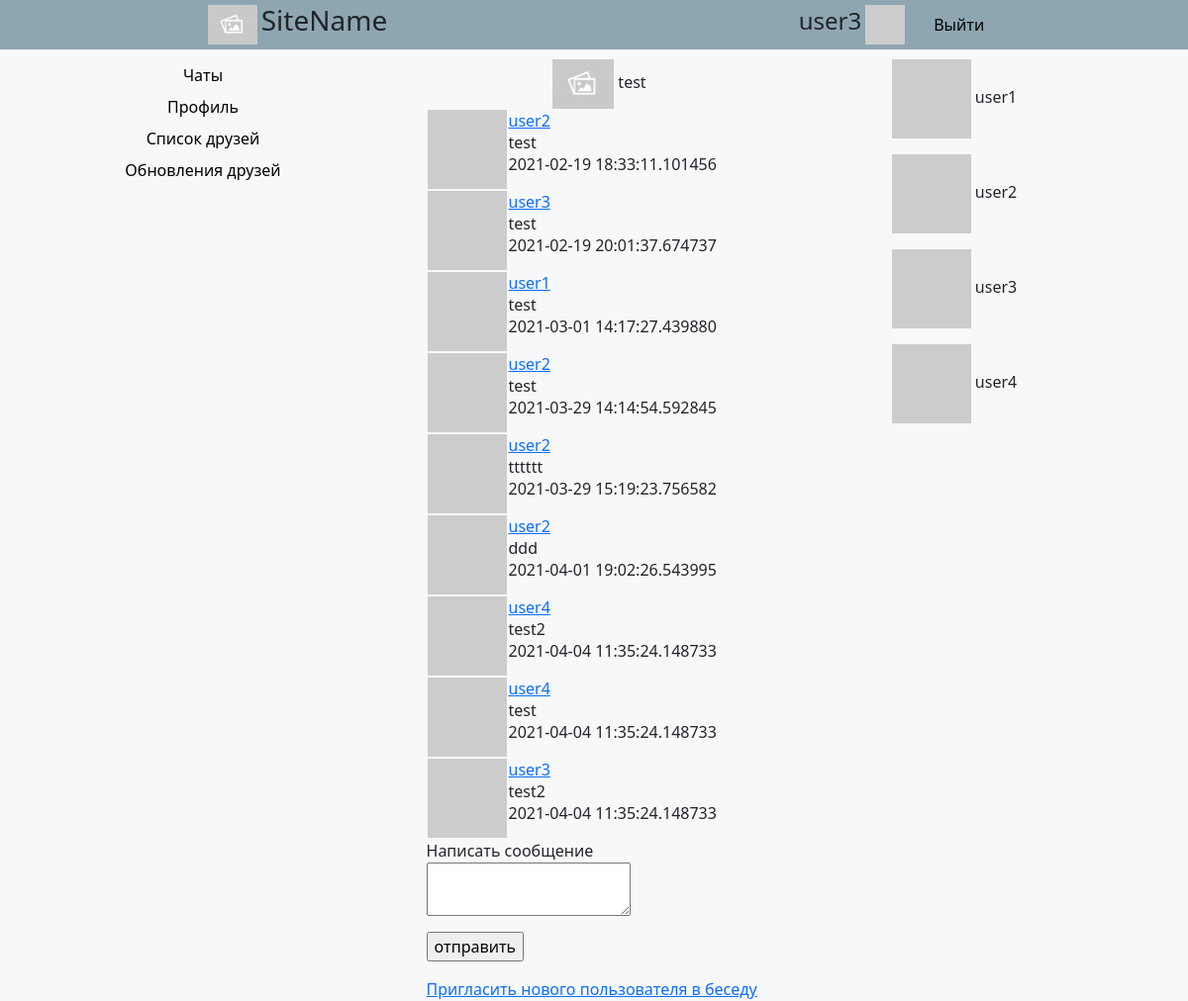
Page /chat/1 (signed in) on the committed database.
### app/models.py (models this page shows, shortened)
class User(UserMixin, db.Model):
    id = db.Column(db.Integer, primary_key=True)
    username = db.Column(db.String(64), index=True, unique=True)
    email = db.Column(db.String(120), index=True, unique=True)
    password_hash = db.Column(db.String(128))
    posts = db.relationship('Post', backref='author', lazy='dynamic')
    invitations = db.relationship('Invitation', backref='user', lazy='dynamic')
    about_me = db.Column(db.String(140))
    last_seen = db.Column(db.DateTime, default=datetime.now(pytz.timezone('Europe/Moscow')))
    followed = db.relationship(
        'User', secondary=followers,
        primaryjoin=(followers.c.follower_id == id),
        secondaryjoin=(followers.c.followed_id == id),
        backref=db.backref('followers', lazy='dynamic'), lazy='dynamic')
    def avatar(self, size):
        digest = md5(self.email.lower().encode('utf-8')).hexdigest()
        return 'https://www.gravatar.com/avatar/{}?d=identicon&s={}'.format(
            digest, size)

class Chat(db.Model):
    id = db.Column(db.Integer, primary_key=True)
    name = db.Column(db.String(64), index=True)
    users = db.relationship('User', secondary=user_chats, backref='chats')
    posts = db.relationship('Post', backref='chat', lazy='dynamic')
    invitations = db.relationship('Invitation', backref='chat', lazy='dynamic')

class Post(db.Model):
    id = db.Column(db.Integer, primary_key=True)
    body = db.Column(db.String(140))
    timestamp = db.Column(db.DateTime, index=True, default=datetime.now(pytz.timezone('Europe/Moscow')))
    user_id = db.Column(db.Integer, db.ForeignKey('user.id'))
    chat_id = db.Column(db.Integer, db.ForeignKey('chat.id'))

### app/routes.py (the view)
@app.route('/chat/<chat_id>', methods=['GET', 'Post'])
@login_required
def chat(chat_id):
    form = PostForm()
    chat = Chat.query.filter_by(id=chat_id).first()
    if form.validate_on_submit():
        post = Post(body=form.post.data, author=current_user, chat=chat,
                    timestamp=datetime.now(pytz.timezone('Europe/Moscow')))
        db.session.add(post)
        db.session.commit()
        return redirect(url_for('chat', chat_id=chat.id))
    posts = chat.posts
    return render_template("chat.html", title='Home Page', form=form, chat=chat,
                           posts=posts)

### app/forms.py
class PostForm(FlaskForm):
    post = TextAreaField('Написать сообщение', validators=[
        DataRequired(), Length(min=1, max=140)])
    submit = SubmitField('отправить')

### app/models.py (called while the page is built)
@login.user_loader
def load_user(id):
    return User.query.get(int(id))

### app/routes.py (called while the page is built)
@app.before_request
def before_request():
    if current_user.is_authenticated:
        current_user.last_seen = datetime.now(pytz.timezone('Europe/Moscow'))
        db.session.commit()

### app/templates/chat.html (shortened to what this page needs)
{% extends "base.html" %}
{% block content %}
    <div class = 'main-part'>
    <link rel="stylesheet" href="../static/messages.css" type="text/css"/>
        <div class="chat-inf">
         <div class="chat-image">
            <img src="../static/empty.jpg">
            <label>
                {% if chat.name.find('none') == -1 %}
                    <label>{{ chat.name }}</label>
                {% elif chat.users[0] == current_user %}
                    <label>{{ chat.users[1].username }}</label>
                {% else %}
                    <label>{{ chat.users[0].username }}</label>
                {% endif %}
            </label>
        </div>
        </div>
        <div class="chat-message">
            {% for post in posts %}
                <table>
                    <tr valign="top">
                        <td><img src="{{ post.author.avatar(36) }}"></td>
                        <td><a href="{{ url_for('user', username=post.author.username) }}" {{ post.author.username }}> {{ post.author.username }} </a>
                            <br>{{ post.body }}
                            <br>{{ post.timestamp }}
                        </td>
                    </tr>
                </table>
            {% endfor %}
            <form action="" method="post">
                <p>
                    {{ form.post.label }}<br>
                    {{ form.post(size=64) }}<br>
                </p>
                <p>{{ form.submit() }}</p>
            </form>
            {% if chat.name.find('none') == -1 %}
                <a href="{{ url_for('invite_user', chat_id=chat.id) }}">Пригласить нового пользователя в беседу</a>
            {% endif %}
        </div>
    </div>
    <div class = "notification-block">
        {% for user in chat.users %}
            <div class = "not-block">
                <p>
                    <img src="{{ user.avatar(36) }}">
                    {{ user.username }}
                </p>
            </div>
        {% endfor %}
    </div>
 {% endblock %}

### app/templates/base.html (shortened to what this page needs)
<html>
    <head>
        <link href="https://cdn.jsdelivr.net/npm/bootstrap@5.0.0-beta3/dist/css/bootstrap.min.css" rel="stylesheet">
        <link rel="stylesheet" href="../static/common.css" type="text/css"/>
        <link rel="stylesheet" href="../static/messages.css" type="text/css"/>
        <link rel="stylesheet" href="../static/friends.css" type="text/css"/>
    </head>
    <body>
        <header class = "first_color">
		    <div class = "name-logo">
			    <div>
				    <img src = "../static/empty.jpg"/>
			    </div>
			    <div>
				    <h3>SiteName</h3>
			    </div>
		    </div>
            {% if current_user.is_authenticated %}
		        <div class = "user-information" onclick="location.href='{{ url_for('user', username=current_user.username)}}';">
			        <div>
				        <h4>{{ current_user.username }}</h4>
			        </div>
			        <div>
				        <img src = "{{ current_user.avatar(128) }}"/>
			        </div>
                    <div>
                        {% if current_user.is_anonymous %}
                            <a href="{{ url_for('login') }}">Войти</a>
                        {% else %}
                            <a href="{{ url_for('logout') }}">Выйти</a>
                        {% endif %}
                    </div>
		        </div>
            {% endif %}
	</header>
        <div class="content">
            <div class="site-nav">
                <a href="{{ url_for('index') }}">Чаты</a>
                {% if not current_user.is_anonymous %}
                    <a href="{{ url_for('user', username=current_user.username) }}">Профиль</a>
                {% endif %}
                <a href="{{ url_for('list_of_friends') }}">Список друзей</a>
                <a href ="{{ url_for('news') }}"> Обновления друзей </a>
            </div>
            {% block content %}{% endblock %}
        </div>
    </body>
</html>

### app/static/common.css (style rules this page uses)
.first_color { background-color: #8ea6b2; }
body { padding: 0px; margin: 0px; background-color: #f7f8fa; }
header { width: 100%; height: 50px; display: flex; justify-content: space-around; }
.name-logo img { height: 40px; align-self: center; }
.name-logo h3 { align-self: center; }
.name-logo div { height: 100%; display: flex; padding-left: 4px; }
.name-logo { height: 100%; display: flex; }
.user-information img { height: 40px; align-self: center; }
.user-information h4 { align-self: center; cursor: pointer; }
.user-information div { height: 100%; display: flex; padding-left: 4px; }
.user-information { height: 100%; display: flex; }
.content { display: flex; padding-top: 10px; width: 100%; justify-content: center; }
.site-nav { display: flex; flex-direction: column; justify-content: center; align-items: center; align-self: baseline; }
.main-part { width: 50%; display: flex; align-items: center; flex-direction: column; margin-left: 10px; }

### app/static/messages.css (style rules this page uses)
.chat-inf { margin-left: 15px; }
.chat-image img { height: 50px; }
.notification-block { padding-left: 3px; width: 15%; }

### app/templates/base.html (style rules this page uses)
.site-nav a { text-decoration: none; color: black; border: 2px solid #f7f8fa; border-radius: 5px; padding: 2px; }
.user-information a { align-self: center; cursor: pointer; text-decoration: none; color: black; margin-left: 25px; }

### rows in the picture
User: username "user3"
Chat: name "test"
Post: author.username "user2", body "test", timestamp "2021-02-19 18:33:11.101456"
Post: author.username "user3", body "test", timestamp "2021-02-19 20:01:37.674737"
Post: author.username "user1", body "test", timestamp "2021-03-01 14:17:27.439880"
Post: author.username "user2", body "test", timestamp "2021-03-29 14:14:54.592845"
Post: author.username "user2", body "tttttt", timestamp "2021-03-29 15:19:23.756582"
Post: author.username "user2", body "ddd", timestamp "2021-04-01 19:02:26.543995"
Post: author.username "user4", body "test2", timestamp "2021-04-04 11:35:24.148733"
Post: author.username "user4", body "test", timestamp "2021-04-04 11:35:24.148733"
Post: author.username "user3", body "test2", timestamp "2021-04-04 11:35:24.148733"
User: username "user1"
User: username "user2"
User: username "user4"
